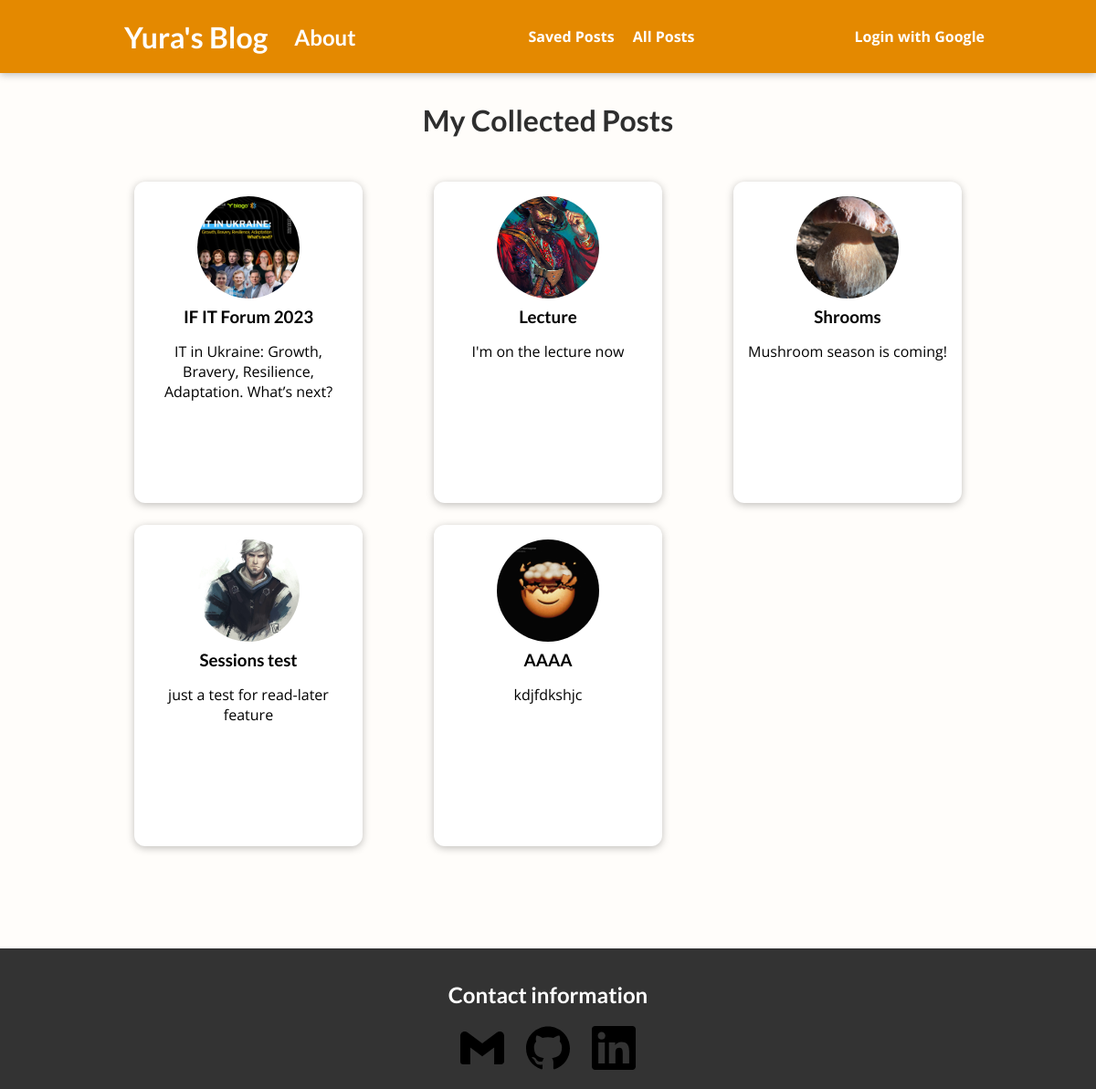
Page /posts on the earlier database version.
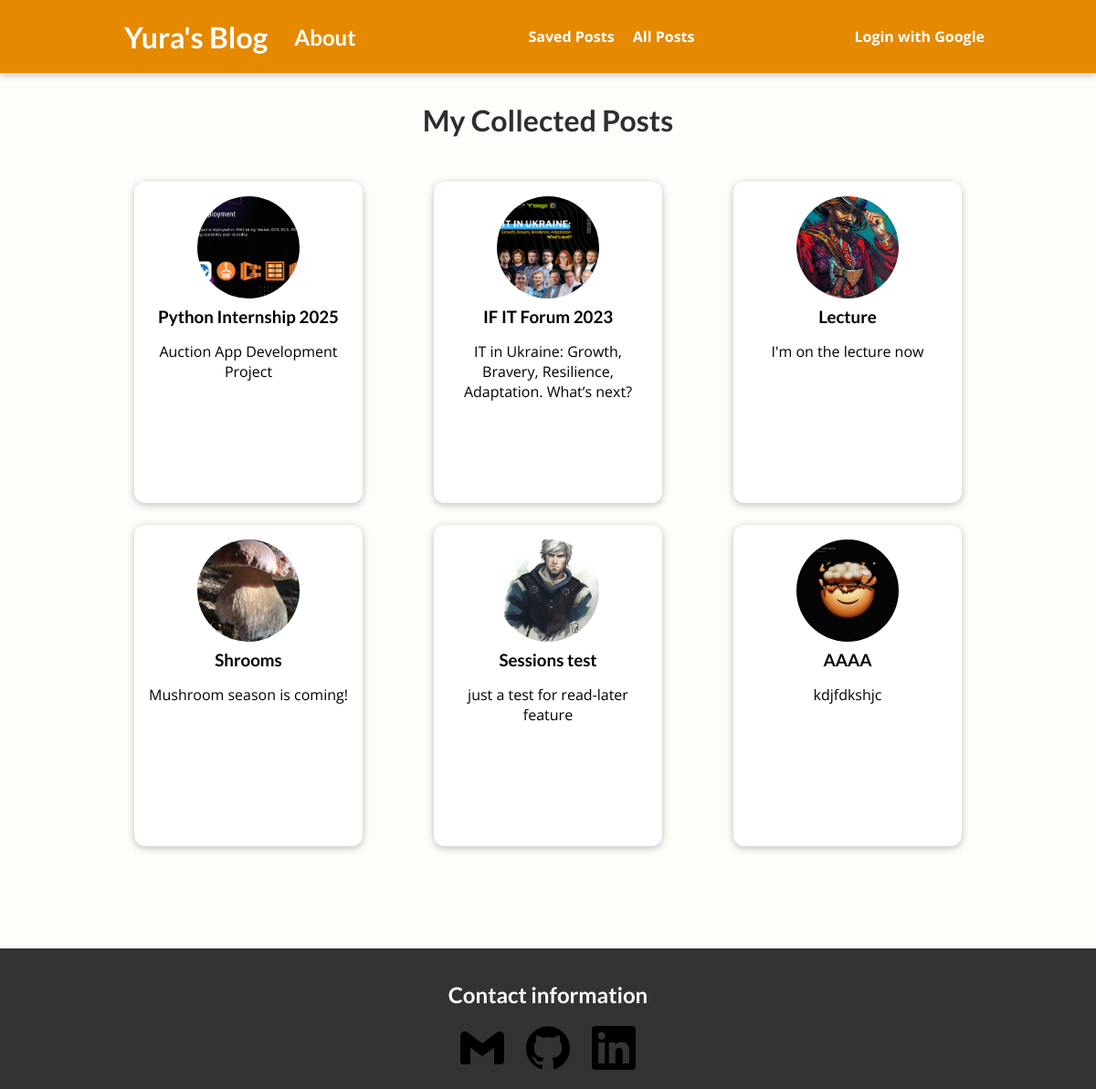
Same page on the later database version.
### main_app/models.py (models this page shows, shortened)
class Post(models.Model):
    title = models.CharField(max_length=100)
    excerpt = models.CharField(max_length=150)
    image = models.ImageField(upload_to="posts", null=True)
    date = models.DateField(auto_now=True)
    slug = models.SlugField(unique=True, blank=True, null=False, db_index=True)
    content = models.TextField(validators=[MinLengthValidator(10)])
    author = models.ForeignKey(
        Author, on_delete=models.SET_NULL, null=True, related_name="posts"
    )
    tags = models.ManyToManyField(Tag)

### main_app/views.py (the view)
# urls.py: path("posts", views.AllPostView.as_view(), name="all-posts"),
class AllPostView(ListView):
    model = Post
    template_name = "main_app/all-posts.html"
    ordering = ["-date"]
    context_object_name = "all_posts"

### main_app/templates/main_app/all-posts.html (shortened to what this page needs)
{% extends 'base.html' %}
{% load static %}
{% block css_files%}
    <link rel="stylesheet" href="{% static "main_app/post.css" %}">
    <link rel="stylesheet" href="{% static "main_app/all-posts.css" %}">
{% endblock %}
{% block content %}
<section id="all-posts">
    <h2>My Collected Posts</h2>
    <ul id="posts-ul">
        {% for post in all_posts %}
            {% include "main_app/includes/post.html" %}
        {% endfor %}
    </ul>
</section>
{% endblock %}

### main_app/templates/main_app/includes/post.html
<li>
    <article class="post">
        <a href="{% url "single-post" post.slug %}">
            <img src="{{ post.image.url }}" alt="{{ post.title }}">
            <div class="post__content">
                <h3>{{ post.title }}</h3>
                <p>
                    {{ post.excerpt }}
                </p>
               </div>
         </a>
    </article>
</li>

Differences in the rows shown:
added Post: image (picture), title "Python Internship 2025", excerpt "Auction App Development Project"
